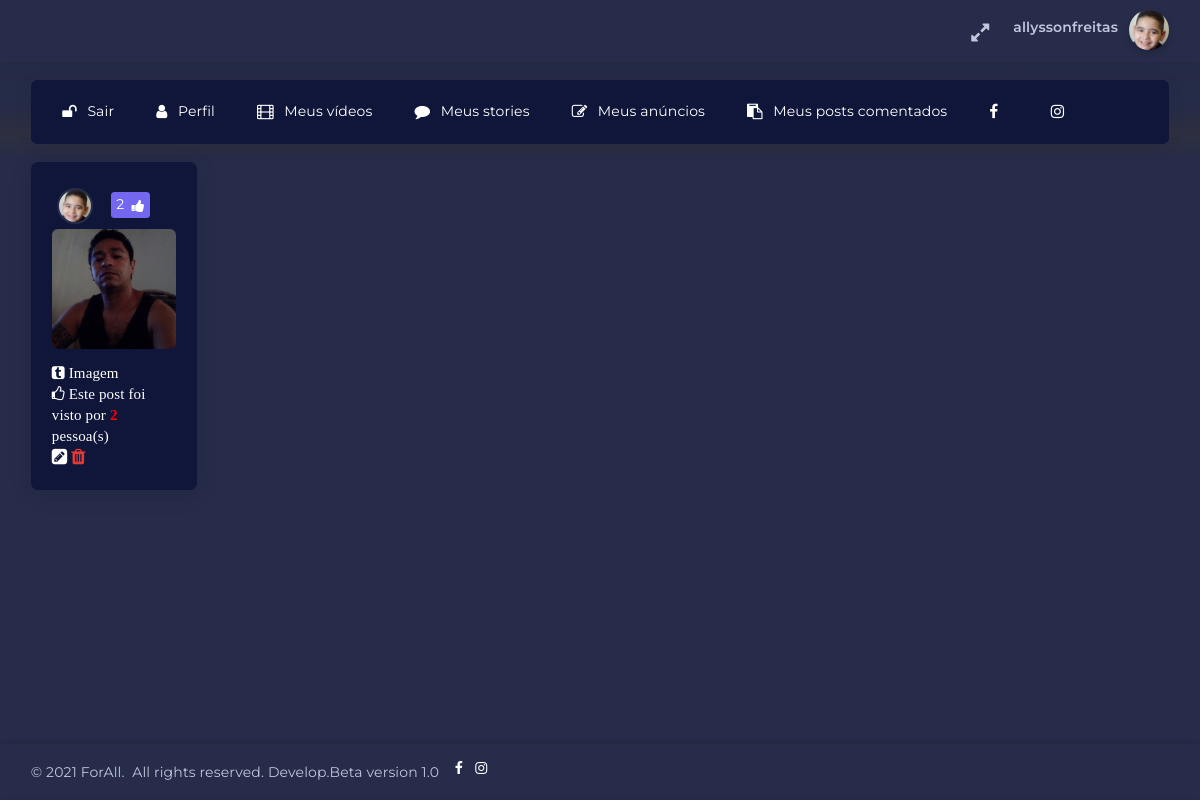
Screenshot of /meusposts/ (signed in) with the database file from the repository.
### paginas/models.py (models this page shows, shortened)
class Perfil(models.Model):
	user = models.OneToOneField(User,null=True, blank=True,on_delete=models.CASCADE)
	cep = models.CharField(max_length=10,null=False,blank=False)
	rua = models.CharField(max_length=60,null=False,blank=False)
	bairro = models.CharField(max_length=40,null=False,blank=False)
	cidade = models.CharField(max_length=40,null=False,blank=False)
	uf     = models.CharField(max_length=2,null=False,blank=False)
	image  = models.ImageField(upload_to='media/perfil', default='media/forall.png',null=False,blank=False, verbose_name='IMAGEM PERFIL :')
	escolaridade = models.CharField(max_length=30,verbose_name='ESCOLARIDADE',null=False,blank=False)
	termos   = models.CharField(max_length=4,verbose_name='TERMO DE USO E POLÍTICA DE PRIVACIDADE',null=False,blank=False)
	data     = models.DateTimeField(auto_now_add=True)
	datamudanca = models.DateTimeField(auto_now=True)

class Postagem(models.Model):
	titulo         = models.CharField(max_length=100,verbose_name='TÍTULO DA POSTAGEM',null=False,blank=False)
	CATEGORIA = [
	('Música','Música'),
	('Cinema','Cinema'),
	('Dica','Dica'),
	('Curiosidade','Curiosidade'),
	('Diversão','Diversão'),
	('Outros','Outros')
	]
	categoria      = models.CharField(max_length=30,choices=CATEGORIA,verbose_name='CATEGORIA',null=False,blank=False)
	imagem_do_post = models.ImageField(upload_to='media/posts',verbose_name='IMAGEM DA POSTAGEM',null=False,blank=False)
	comenta        = models.TextField(max_length=100, verbose_name='COMENTE: no máximo 150 caracteres',null=False,blank=False)
	user           = models.ForeignKey(User,null=True, blank=True,on_delete= models.CASCADE, verbose_name='PUBLICADO COMO ?')
	criado         = models.DateTimeField(auto_now_add=True, verbose_name='CRIADO EM:')
	mudado         = models.DateTimeField(auto_now=True)
	post_views     = models.IntegerField(default=0, null=True, blank=True)
	like           = models.ManyToManyField(User, related_name='liked')

### paginas/views.py (the view)
# urls.py: path('meusposts/',views.Meuposts,name="meusposts"), # CONTEÚDO
@login_required
def Meuposts(request):
	postagens = Postagem.objects.all().filter(user=request.user).order_by('-criado')
	return render(request, 'inicio/meusposts.html', {'postagens':postagens})

### paginas/templates/inicio/meusposts.html (shortened to what this page needs)
{% extends "./Base/BasePerfil.html" %}
{% block content %}
{% load embed_video_tags %}
{% load static %}
<div class="horizontal-menu-wrapper">
    <div class="header-navbar navbar-expand-sm navbar navbar-horizontal floating-nav navbar-light navbar-without-dd-arrow navbar-shadow menu-border" role="navigation" data-menu="menu-wrapper">
            <div class="navbar-container main-menu-content" data-menu="menu-container">
                <ul class="nav navbar-nav" id="main-menu-navigation" data-menu="menu-navigation">
                    <li>
                        {% if user.is_authenticated %}
                        <a class="dropdown-item" href="/accounts/logout" style="color: white;"><i class="fa fa-unlock"></i>Sair</a>
                        {% endif %}
                    </li>
                    <li>
                        {% if user.is_authenticated %}
                        <a class="dropdown-item" href="{% url 'perfil' %}" style="color: white;"><i class="fa fa-user"></i>Perfil</a>
                        {% endif %}
                    </li>
                    <li>
                        <a class="dropdown-item" href="{% url 'mostravideos' %}" style="color: white;"><i class="fa fa-film"></i>Meus vídeos</a>
                    </li>
                    <li>
                        <a class="dropdown-item" href="{% url 'meustories' %}" style="color: white;"><i class="fa fa-comment"></i>Meus stories</a>
                    </li>
                    <li>
                        <a class="dropdown-item" href="{% url 'meusProdutos' %}" style="color: white;"><i class="fa fa-pencil-square-o"></i>Meus anúncios</a>
                    </li>
                    <li>
                        <a class="dropdown-item" href="{% url 'postcomentados' %}" style="color: white;"><i class="fa fa-clipboard"></i>Meus posts comentados</a>
                    </li>
                    <li>
                        <a href="https://www.facebook.com/forall.letsgo/" target="_blank" title="Facebook" style="color:white"><i class="fa fa-facebook"></i></a>
                    </li>
                    <li>
                        <a href="https://www.instagram.com/forall2020_/" target="_blank" title="Instagram" style="color:white"><i class="fa fa-instagram"></i></a>
                    </li>
                </ul>
    </div>
</div>
</div>
<div class="app-content content">
    <div class="content-wrapper">
        <div class="content-body">
            <section id="knowledge-base-content">
                <div class="row search-content-info">
                    {% if postagens %}
                    {% for p in postagens %}
                    <div class="col-md-2 col-sm-6 col-12 search-content">
                        <div class="card">
                            <div class="card-body">
                                <div class="avatar mr-1" style="padding: 2px;">
                                    <img src="{{ p.user.perfil.image.url }}" alt="avtar img holder" height="32" width="32">
                                </div>
                                <div class="badge badge-primary badge-md">
                                    {{p.post_views}} <i class="fa fa-thumbs-up ml-25"></i>
                                </div><br>
                                <img class="card-img img-fluid mb-1" src="{{ p.imagem_do_post.url }}" alt="Card image cap" style="width: 100%;height: 120px">
                                <p style="font-family: Times New Roman;font-size: 15px;color: white;margin: 0;">
                                    <i class="fa fa-tumblr-square"></i>&nbsp;{{p.titulo}}<br>
                                    <i class="fa fa-thumbs-o-up
                                    "></i>&nbsp;Este post foi visto por <b style="color: red;">{{p.post_views}}</b> pessoa(s)</h4>
                                    <br>
                                    <a href="/editar/{{p.id}}" style="color: white;font-size: 18px;" data-toggle="tooltip" data-placement="top" title="Editar post"><i class="fa fa-pencil-square"></i></a>
                                    <a href="/deleta/{{p.id}}" style="color: #e53935;font-size: 18px;" data-toggle="tooltip" data-placement="top" title="Excluir post"><i class="fa fa-trash"></i></a><br>
                                </p>
                            </div>
                        </div>
                    </div>
                    {% endfor %}
                    {% endif %}
                </div>
            </section>
        </div>
    </div>
</div>
<div class="drag-target"></div>
{%endblock%}

### paginas/templates/inicio/Base/BasePerfil.html (shortened to what this page needs)
{% load static %}
<!DOCTYPE html>
<html class="loading" lang="pt-br" data-textdirection="ltr">
<head>
    <link rel="stylesheet" type="text/css" href="{% static 'css/animate.css'%}">
    <link rel="stylesheet" type="text/css" href="{% static 'css/appChat.css' %}">
    <link rel="stylesheet" type="text/css" href="{% static 'css/bootstrap.min.css' %}">
    <link rel="stylesheet" type="text/css" href="{% static 'css/bootstrap.css' %}">
    <link rel="stylesheet" type="text/css" href="{% static 'css/bootstrap-extended.css' %}">
    <link rel="stylesheet" type="text/css" href="{% static 'css/colors.css' %}">
    <link rel="stylesheet" type="text/css" href="{% static 'css/components.css' %}">
    <link rel="stylesheet" type="text/css" href="{% static 'css/dark-layout.css' %}">
    <link rel="stylesheet" type="text/css" href="{% static 'css/dropzone.min.css' %}">
    <link rel="stylesheet" type="text/css" href="{% static 'css/datatables.min.css' %}">
    <link rel="stylesheet" type="text/css" href="{% static 'css/dataTables.checkboxes.css' %}">
    <link rel="stylesheet" type="text/css" href="{% static 'css/dropzone.css' %}">
    <link rel="stylesheet" type="text/css" href="{% static 'css/data-list-view.css' %}">
    <link rel="stylesheet" type="text/css" href="{% static 'css/horizontal-menu.css' %}">
    <link rel="stylesheet" type="text/css" href="{% static 'css/eccommence.css' %}">
    <link rel="stylesheet" type="text/css" href="{% static 'css/form-validation.min.css' %}">
    <link rel="stylesheet" type="text/css" href="{% static 'css/pickadate.css' %}">
    <link rel="stylesheet" type="text/css" href="{% static 'css/palette-gradient.min.css' %}">
    <link rel="stylesheet" type="text/css" href="{% static 'css/sweetalert2.min.css'%}">
    <link rel="stylesheet" type="text/css" href="{% static 'css/swiper.min.css' %}">
    <link rel="stylesheet" type="text/css" href="{% static 'css/semi-dark-layout.css' %}">
    <link rel="stylesheet" type="text/css" href="{% static 'css/swiper.css' %}">
    <link rel="stylesheet" type="text/css" href="{% static 'css/select2.min.css' %}">
    <link rel="stylesheet" type="text/css" href="{% static 'css/users.css' %}">
    <link rel="stylesheet" type="text/css" href="{% static 'css/vertical-menu.css' %}">
    <link rel="stylesheet" type="text/css" href="{% static 'css/vendor2.css' %}">
    <link rel="stylesheet" type="text/css" href="{% static 'css/vendors.min.css' %}">
    <link rel="stylesheet" type="text/css" href="{% static 'css/touchspin.css' %}">
    <link rel="stylesheet" type="text/css" href="{% static 'css/dark-layout.css' %}">
    <link rel="stylesheet" type="text/css" href="{% static 'css/semi-dark-layout.css' %}">
    <link rel="stylesheet" type="text/css" href="{% static 'css/animate.css' %}">
</head>
<body class="horizontal-layout horizontal-menu dark-layout 2-columns  navbar-floating footer-static"  data-open="hover" data-menu="horizontal-menu" data-col="2-columns" data-layout="dark-layout" id="topo">
    <nav class="header-navbar navbar-expand-lg navbar navbar-with-menu navbar-fixed navbar-shadow navbar-brand-center">
        <div class="navbar-wrapper">
            <div class="navbar-container content">
                <div class="navbar-collapse" id="navbar-mobile">
                <ul class="nav navbar-nav float-right">
                    <li class="nav-item d-none d-lg-block"><a class="nav-link nav-link-expand"><i class="ficon fa fa-expand"></i></a></li>
                <li class="dropdown dropdown-user nav-item"><a class="dropdown-toggle nav-link dropdown-user-link" href="#" data-toggle="dropdown">
                    <div class="user-nav d-sm-flex d-none">
                        {% if request.user.is_superuser %}
                        <span class="user-name text-bold-600">Administrador | {{user.get_username}}</span>
                        {%else%}
                        <span class="user-name text-bold-600">{{user.get_username}}</span>
                        {%endif%}
                    </div>
                    <span>
                        {% if not user.perfil.image%}
                        <img class="round" src="{% static 'img/forall.png'%}" alt="avatar" height="40" width="40">
                        {% else%}
                        <img class="round" src="{{ user.perfil.image.url }}" alt="avatar" height="40" width="40">
                        {% endif %}
                    </span>
                </a>
            </li>
        </ul>
    </div>
</div>
</div>
</nav>
{% block content %}
{% endblock%}
<footer class="footer footer-static footer-light navbar-shadow">
    <p class="clearfix blue-grey lighten-2 mb-0"><span class="float-md-left d-block d-md-inline-block mt-25">&copy; 2021 ForAll.&nbsp;&nbsp;All rights reserved. Develop.Beta version 1.0</span>&nbsp;&nbsp;
        <a href="https://www.facebook.com/forall.letsgo/" target="_blank" title="Facebook" style="color:white;"><i class="fa fa-facebook"></i></a>
        <a href="https://www.instagram.com/forall2020_/" target="_blank" title="Facebook" style="color:white;text-decoration: none;"><i class="fa fa-instagram"></i>&nbsp;&nbsp;&nbsp;&nbsp;&nbsp;&nbsp;&nbsp;&nbsp;&nbsp;</a>
    </p>
</footer>
</body>
</html>

### paginas/static/css/dark-layout.css (style rules this page uses)
body.dark-layout { background-color: #262c49; }
body.dark-layout [class*="border"] { border-color: #414561 !important; }
body.dark-layout p, body.dark-layout small, body.dark-layout span, body.dark-layout label { color: #c2c6dc; }
body.dark-layout .header-navbar { background-color: #10163a; }
body.dark-layout .header-navbar .navbar-container .nav .nav-item .nav-link { color: #c2c6dc; background-color: transparent; }
body.dark-layout .header-navbar .navbar-container .nav .nav-item .nav-link i { color: #c2c6dc; }
body.dark-layout .nav .nav-item .nav-link { color: #c2c6dc; }
body.dark-layout .nav-tabs .nav-item .nav-link, body.dark-layout .nav-tabs.nav-justified .nav-item .nav-link, body.dark-layout .nav .nav-item .nav-link { background-color: #10163a; }
body.dark-layout .card { background-color: #10163a; }
body.dark-layout .card .card-body, body.dark-layout .card .card-footer { color: #c2c6dc; border-color: #414561; }
body.dark-layout .badge { color: #fff; }
body.dark-layout .avatar { background-color: #262c49; }

### paginas/static/css/horizontal-menu.css (style rules this page uses)
.horizontal-menu .content { margin-left: 0; }
.horizontal-menu .content .content-wrapper { margin-top: 0 !important; }
.horizontal-menu footer { position: static; }
.horizontal-menu.navbar-floating:not(.blank-page) .app-content { padding-top: 9.75rem; }
.horizontal-menu.navbar-floating .horizontal-menu-wrapper { background: linear-gradient(to bottom, rgba(248, 248, 248, 0.95) 44%, rgba(248, 248, 248, 0.46) 73%, rgba(255, 255, 255, 0) 100%); background-repeat: repeat-x; }
.horizontal-menu.navbar-floating .horizontal-menu-wrapper .navbar-horizontal.floating-nav { margin: 1.3rem 2.2rem 0; }
.horizontal-menu.dark-layout .header-navbar { background: inherit !important; }
.horizontal-menu.dark-layout .horizontal-menu-wrapper { background: linear-gradient(to bottom, rgba(37, 43, 71, 0.76) 44%, rgba(56, 53, 53, 0.46) 73%, rgba(255, 255, 255, 0) 100%); }
.horizontal-menu.dark-layout .horizontal-menu-wrapper .header-navbar { background: #10163a !important; }
.horizontal-menu .horizontal-menu-wrapper { position: fixed; top: 62px; z-index: 990; width: 100%; height: 99px; }
.horizontal-menu .horizontal-menu-wrapper .header-navbar .navbar-container { padding-left: 1rem; padding-right: 1rem; width: 100%; }
.horizontal-menu .header-navbar { background: #fff; z-index: 999 !important; line-height: 1; min-height: auto; }
.horizontal-menu .header-navbar.navbar-horizontal.floating-nav { width: calc(100vw - (100vw - 100%) - calc(2.2rem * 2)); background: #fff; }
.horizontal-menu .header-navbar .navbar-container { padding-left: 2.2rem; padding-right: calc(2.2rem - 1rem); border-radius: 0.5rem; }
.horizontal-menu .header-navbar.navbar-fixed { position: fixed; width: 100%; }
.horizontal-menu .header-navbar.navbar-horizontal ul#main-menu-navigation > li { padding-top: 0.965rem; padding-bottom: 0.965rem; }
.horizontal-menu .header-navbar.navbar-horizontal ul#main-menu-navigation > li i { font-size: 1.11rem; margin-right: 0.75rem; }
.horizontal-menu .header-navbar.navbar-horizontal ul#main-menu-navigation > li > a { padding: 0.75rem 1.25rem 0.75rem 1.25rem; display: flex; margin-right: 0.5rem; }

### rows the page displays
Postagem: user.perfil.image (picture), post_views "2", imagem_do_post (picture), titulo "Imagem"

### other values shown
{{ user.get_username }} "allyssonfreitas"
